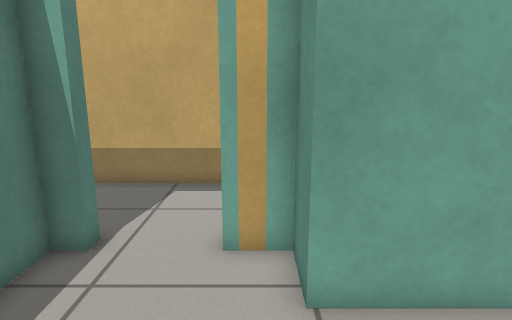
View 1 (above)

24 first-person views from a walk through a world built for the Gazebo simulator. The camera is 0.88 m above the floor, tilts 12° down and sees 75° across. The floor is counted in squares, 0.25 m on a side. Each view is taken from the middle of a square. On the plan, view 1 faces up. The plan holds only what a view shows up to about 20 squares ahead; the rest is blank. Gazebo's built-in surfaces are drawn with simple patterns.

View 2
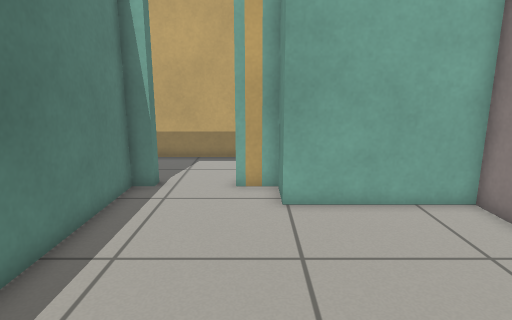

View 3
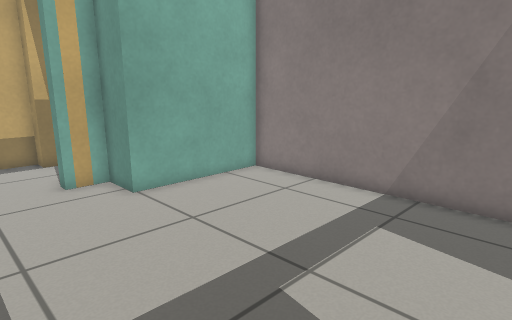

View 4
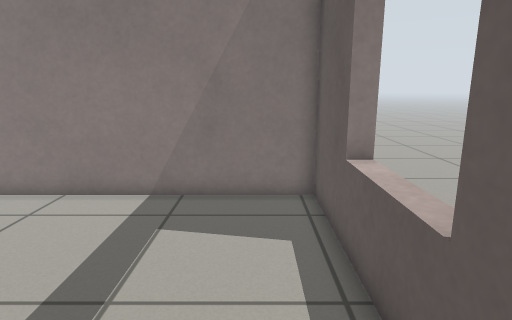

View 5
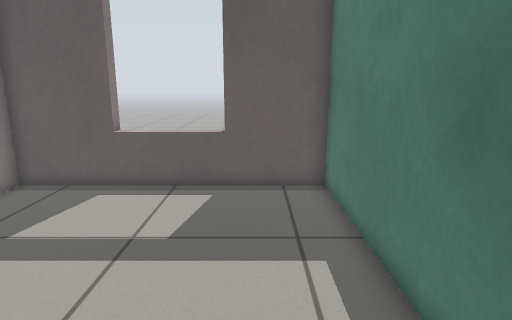

View 6
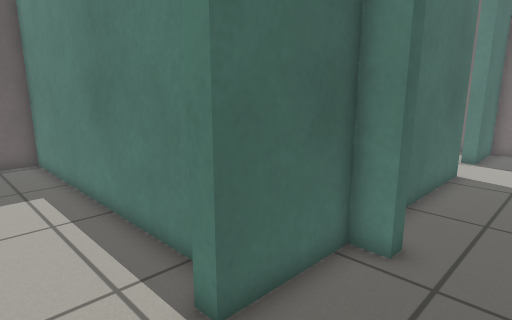

View 7
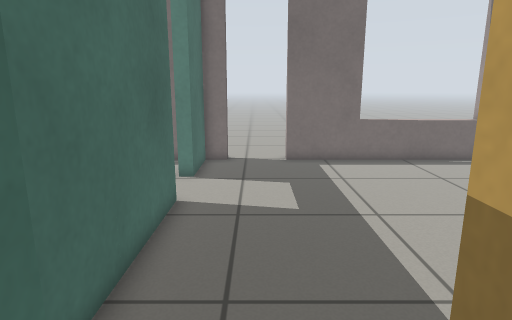

View 8
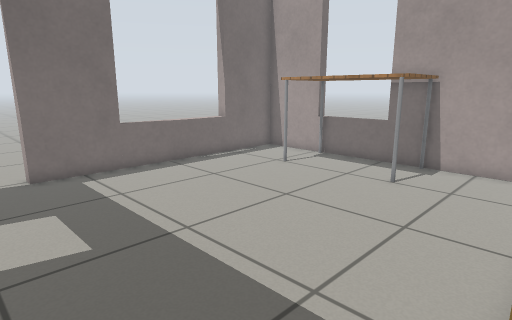

View 9
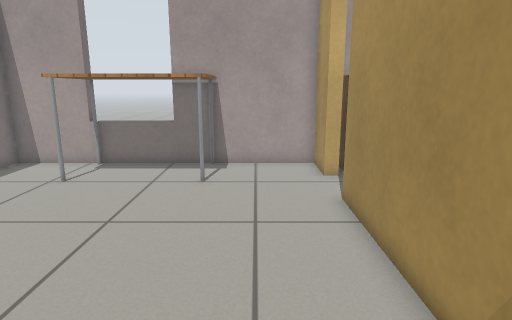

View 10
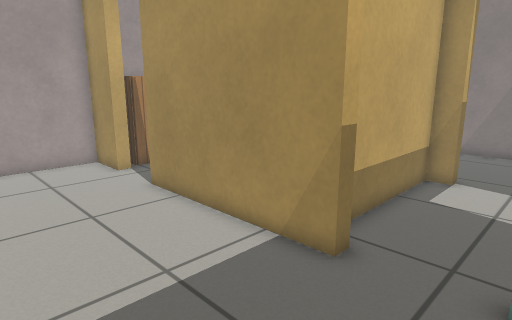

View 11
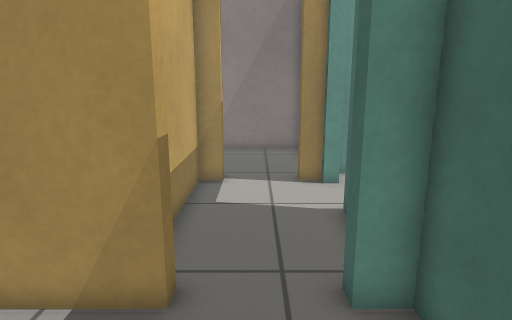

View 12
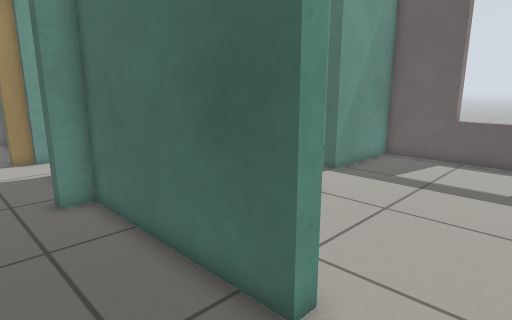

View 13
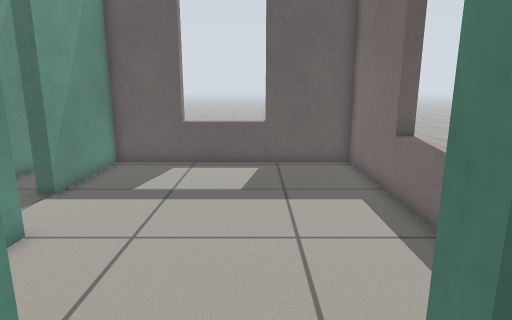

View 14
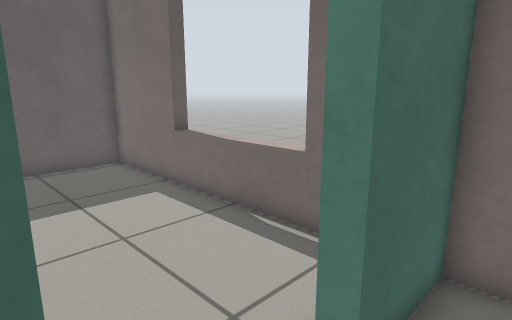

View 15
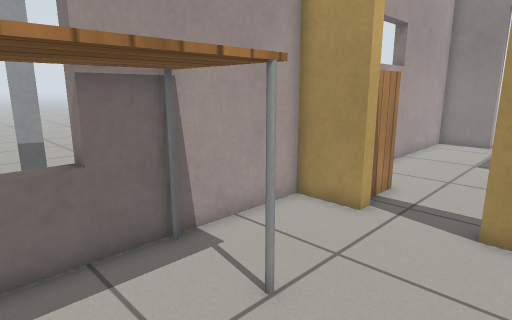

View 16
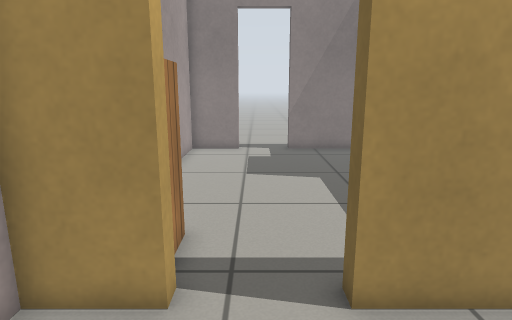

View 17
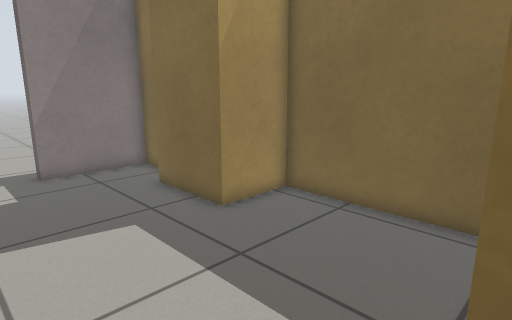

View 18
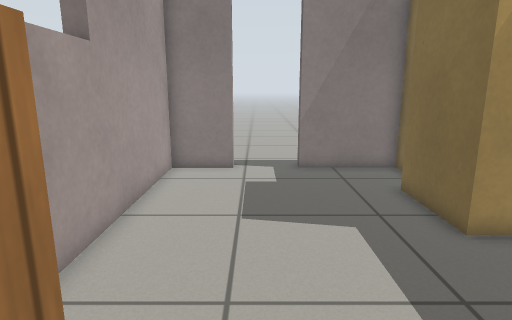

View 19
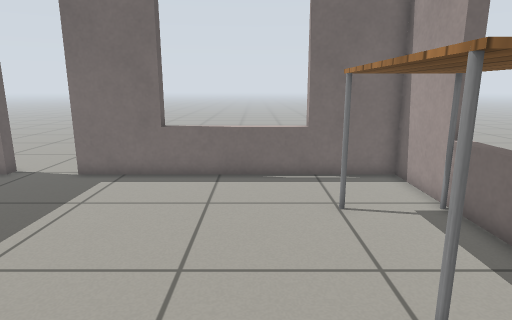

View 20
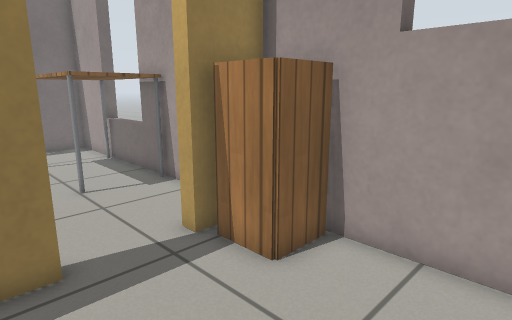

View 21
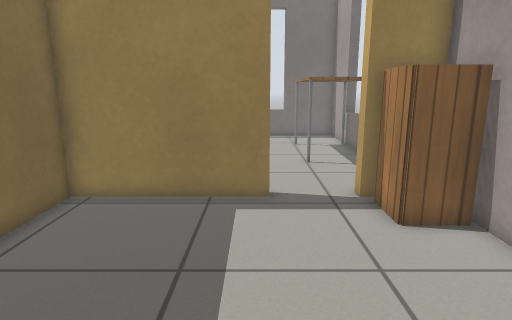

View 22
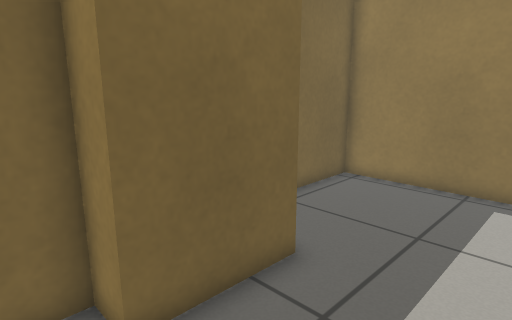

View 23
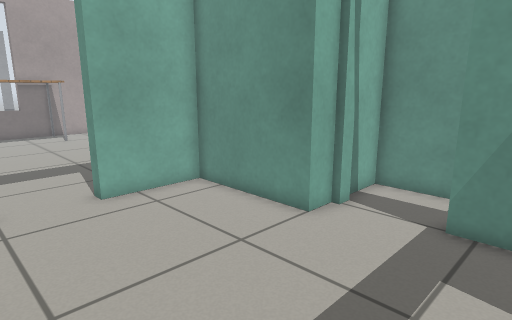

View 24
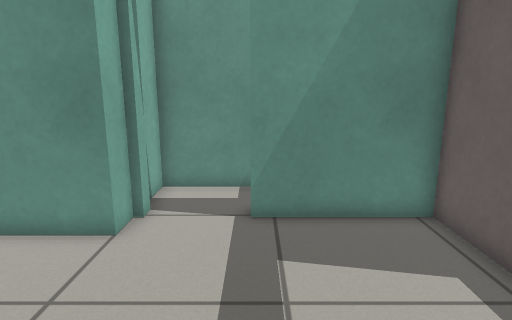

### Floor plan
Ten units are one square. View 1 is at (0, 0); x grows to the right and y downward. Boxes are objects, and circles mark ways between rooms. Rooms are numbered by the first view taken in them; rooms with no view inside come last. Other rooms are left out.
<svg viewBox="-235 -253 310 328">
<path fill="none" stroke="#000" d="M-37 -68 -46 -68 -46 70 68 70 68 -48 8 -48 8 -68 -7 -68M-75 -114 -82 -114 -82 -194M-163 -74 -82 -74 -82 -84 -76 -84 -76 -74 -37 -74M-82 -224 -82 -248 -226 -248 -226 -114M-226 -84 -226 -74 -193 -74M-4 -114 -4 -122 -63 -122M-4 -74 -4 -84M-82 -194 -76 -194 -76 -128 -4 -128 -4 -158 34 -158 34 -146 68 -146 68 -190M68 -220 68 -248 -76 -248 -76 -224 -82 -224M-111 -14 -124 -14 -124 -68 -163 -68M-226 -61 -226 70 -112 70 -112 19"/>
<rect x="-195" y="-245" width="70" height="30" fill="#bbb"><title>table</title></rect>
<rect x="-75" y="-245" width="30" height="20" fill="#bbb"><title>cabinet</title></rect>
<circle cx="-20" cy="-70" r="3" fill="#2a7"/>
<circle cx="-80" cy="-210" r="3" fill="#2a7"/>
<circle cx="-180" cy="-70" r="3" fill="#2a7"/>
<text x="10" y="10">1</text>
<text x="-140" y="-150">2</text>
<text x="-10" y="-200">3</text>
<text x="-170" y="0">4</text>
</svg>
Room 1 opens to room 2. Room 2 opens to room 3. Room 2 opens to room 4.

Where each view was taken, in squares from view 1:
view 1: 0 up, 0 right, facing up
view 2: 5 down, 0 right, facing up
view 3: 6 down, 4 left, facing up-right
view 4: 5 down, 4 left, facing right
view 5: 5 up, 2 left, facing down
view 6: 11 up, 1 left, facing down-left
view 7: 10 up, 6 left, facing left
view 8: 9 up, 8 left, facing up-left
view 9: 9 up, 11 left, facing up
view 10: 8 up, 14 left, facing up-right
view 11: 10 up, 13 left, facing right
view 12: 11 up, 19 left, facing down-right
view 13: 9 up, 18 left, facing down
view 14: 9 up, 16 left, facing down-left
view 15: 18 up, 17 left, facing up-right
view 16: 21 up, 13 left, facing right
view 17: 22 up, 8 left, facing down-right
view 18: 21 up, 8 left, facing right
view 19: 19 up, 9 left, facing left
view 20: 18 up, 1 left, facing up-left
view 21: 19 up, 3 right, facing left
view 22: 20 up, 5 right, facing down-left
view 23: 4 down, 20 left, facing up-right
view 24: 2 down, 20 left, facing right
